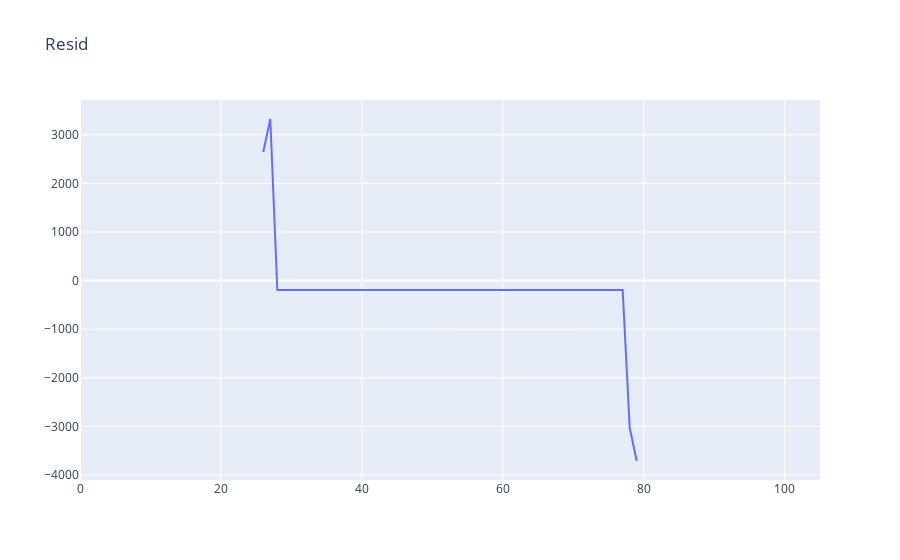

Here is the notebook cell this chart was saved with:
### Markdown cell above
Видим годовую сезонность.

### Code cell
iplot(Figure(data=Scatter(y=resid),
            layout=Layout(title='Resid')))

### Figure 1 — Plotly figure (JSON) as saved in the notebook; plotly's stock layout.template omitted (floating-point values rounded to 4 significant figures)
{"data": [{"type": "scatter", "y": [null, null, null, null, null, null, null, null, null, null, null, null, null, null, null, null, null, null, null, null, null, null, null, null, null, null, 2647.0, 3324.0, -193.5, -193.5, -193.5, -193.5, -193.5, -193.5, -193.5, -193.5, -193.5, -193.5, -193.5, -193.5, -193.5, -193.5, -193.5, -193.5, -193.5, -193.5, -193.5, -193.5, -193.5, -193.5, -193.5, -193.5, -193.5, -193.5, -193.5, -193.5, -193.5, -193.5, -193.5, -193.5, -193.5, -193.5, -193.5, -193.5, -193.5, -193.5, -193.5, -193.5, -193.5, -193.5, -193.5, -193.5, -193.5, -193.5, -193.5, -193.5, -193.5, -193.5, -3034.0, -3711.0, null, null, null, null, null, null, null, null, null, null, null, null, null, null, null, null, null, null, null, null, null, null, null, null, null, null]}], "layout": {"autosize": true, "title": {"text": "Resid"}, "xaxis": {"autorange": true, "range": [0, 105]}, "yaxis": {"autorange": true, "range": [-4102.0, 3715.0], "type": "linear"}}}
